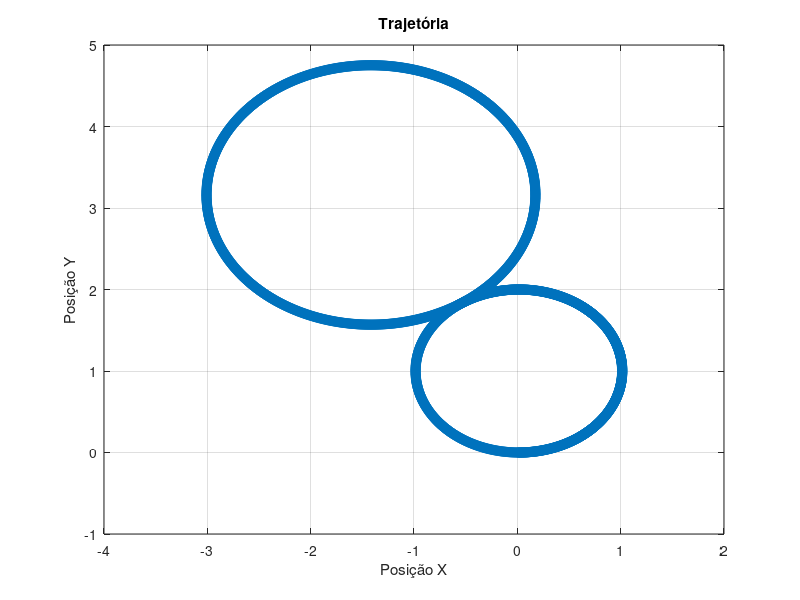
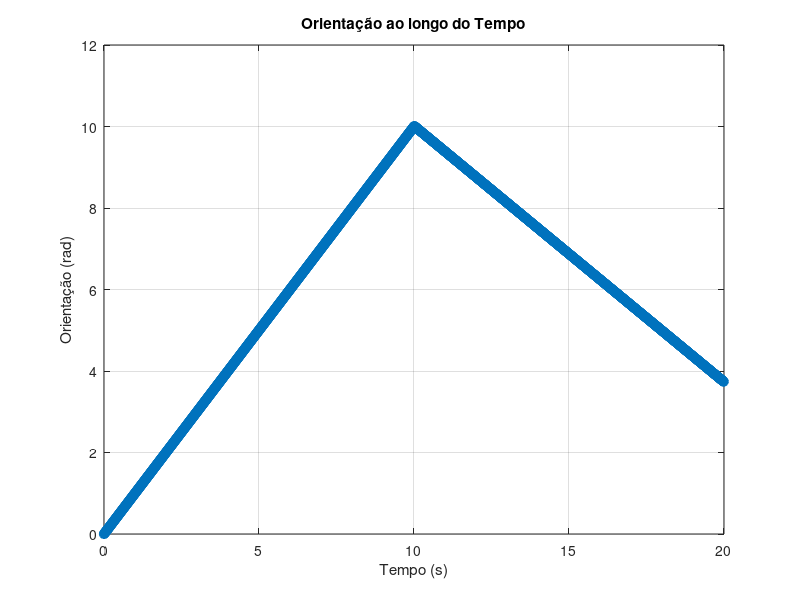

Write the MATLAB code that produced these figures, in order. (Note: this script raises an error after producing the figures.)
% Leia os dados do arquivo
data = dlmread('pos_or_log.txt', ',', 1, 0); % Ignora a primeira linha (cabeçalho)

% Separar as colunas
tempo = data(:, 1);      % Coluna 1: Tempo
posX = data(:, 2);       % Coluna 2: Posição X
posY = data(:, 3);       % Coluna 3: Posição Y
orientacao = data(:, 4); % Coluna 4: Orientação

% Plotar PosX (eixo X) versus PosY (eixo Y) em uma figura separada
figure;
plot(posX, posY, '-o', 'LineWidth', 1.5);
xlabel('Posição X');
ylabel('Posição Y');
title('Trajetória');
grid on;

% Plotar a Orientação ao longo do Tempo em uma figura separada
figure;
plot(tempo, orientacao, '-o', 'LineWidth', 1.5);
xlabel('Tempo (s)');
ylabel('Orientação (rad)');
title('Orientação ao longo do Tempo');
grid on;

% Exibir os primeiros 10 valores para conferência
disp('Primeiros 10 valores dos dados:');
disp(table(tempo(1:670), posX(1:670), posY(1:670), orientacao(1:670), ...
    'VariableNames', {'Tempo', 'Posicao_X', 'Posicao_Y', 'Orientacao'}));

